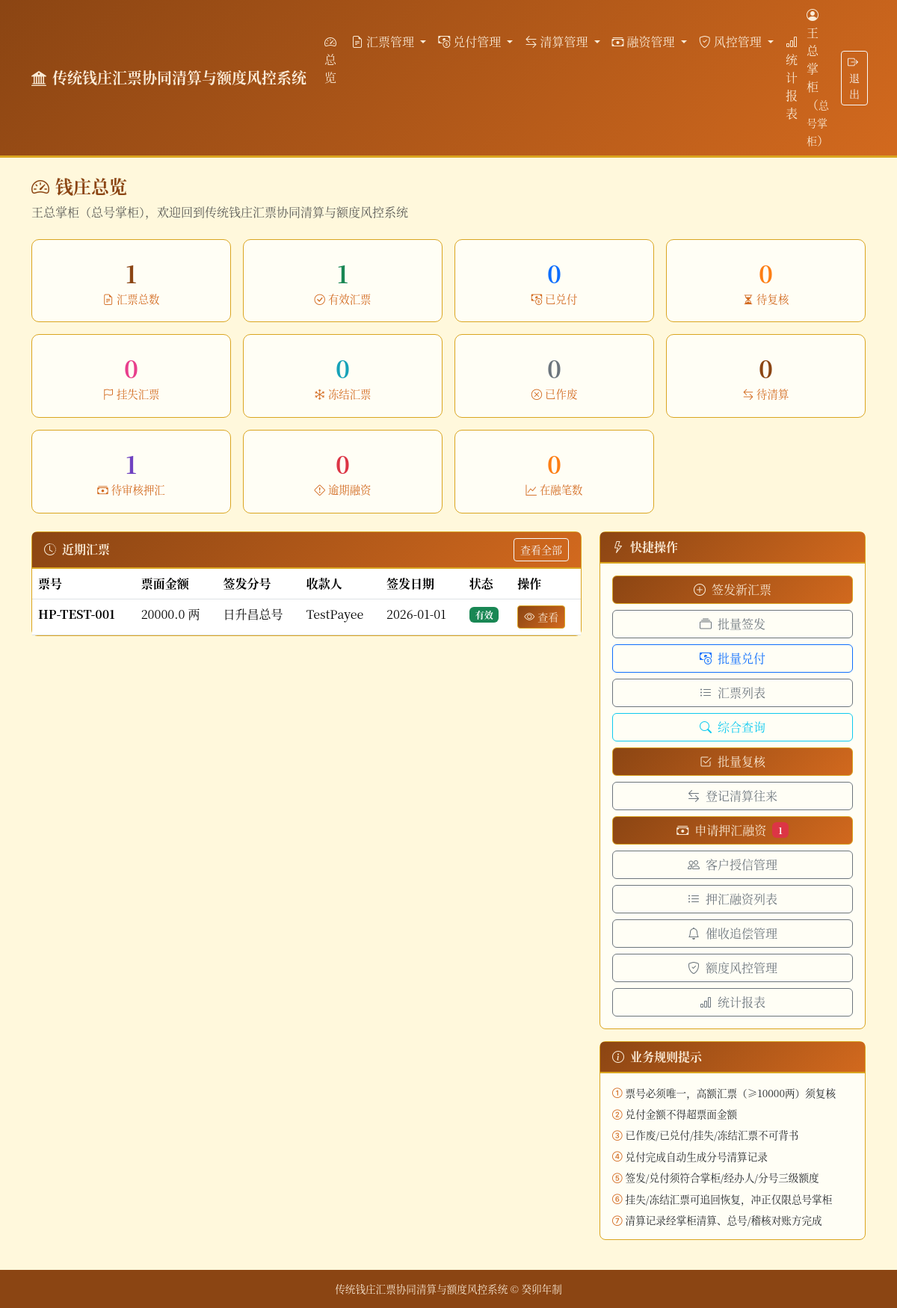
The app's page /dashboard (signed in) with its own data.
### tables this page shows
CREATE TABLE bills (
        id INTEGER PRIMARY KEY AUTOINCREMENT,
        bill_no TEXT UNIQUE NOT NULL,
        amount REAL NOT NULL CHECK(amount > 0),
        issuer_id INTEGER NOT NULL,
        issue_branch_id INTEGER,
        payee TEXT NOT NULL,
        issue_date TEXT NOT NULL,
        due_date TEXT,
        status TEXT NOT NULL DEFAULT '有效' CHECK(status IN (
            '有效', '已兑付', '已作废', '挂失', '冻结'
        )),
        remark TEXT,
        FOREIGN KEY (issuer_id) REFERENCES users(id),
        FOREIGN KEY (issue_branch_id) REFERENCES branches(id)
    );

CREATE TABLE branches (
        id INTEGER PRIMARY KEY AUTOINCREMENT,
        branch_code TEXT UNIQUE NOT NULL,
        branch_name TEXT NOT NULL,
        location TEXT,
        manager TEXT,
        contact TEXT,
        status TEXT NOT NULL DEFAULT '营业中' CHECK(status IN ('营业中', '已歇业')),
        created_date TEXT NOT NULL,
        remark TEXT
    );

### main.py (the view)
@app.get("/dashboard", response_class=HTMLResponse)
def dashboard(request: Request, user=Depends(auth_dep)):
    conn = get_db()
    cursor = conn.cursor()
    cursor.execute("SELECT COUNT(*) as cnt FROM bills")
    bill_count = cursor.fetchone()["cnt"]
    cursor.execute("SELECT COUNT(*) as cnt FROM bills WHERE status = '有效'")
    active_count = cursor.fetchone()["cnt"]
    cursor.execute("SELECT COUNT(*) as cnt FROM bills WHERE status = '已兑付'")
    redeemed_count = cursor.fetchone()["cnt"]
    cursor.execute("SELECT COUNT(*) as cnt FROM bills WHERE status = '已作废'")
    voided_count = cursor.fetchone()["cnt"]
    cursor.execute("SELECT COUNT(*) as cnt FROM bills WHERE status = '挂失'")
    lost_count = cursor.fetchone()["cnt"]
    cursor.execute("SELECT COUNT(*) as cnt FROM bills WHERE status = '冻结'")
    frozen_count = cursor.fetchone()["cnt"]
    cursor.execute("SELECT COUNT(*) as cnt FROM redemptions WHERE status = '待复核'")
    pending_review = cursor.fetchone()["cnt"]
    cursor.execute("SELECT COUNT(*) as cnt FROM clearings WHERE status = '待清算'")
    pending_clearing = cursor.fetchone()["cnt"]
    cursor.execute("SELECT COUNT(*) as cnt FROM finance_loans WHERE status = '待审核'")
    pending_finance = cursor.fetchone()["cnt"]
    cursor.execute("SELECT COUNT(*) as cnt FROM finance_loans WHERE status = '已逾期'")
    overdue_finance = cursor.fetchone()["cnt"]
    cursor.execute("SELECT COUNT(*) as cnt FROM finance_loans WHERE status IN ('已放款', '还款中', '已逾期')")
    active_finance = cursor.fetchone()["cnt"]
    cursor.execute(
        "SELECT b.*, u.real_name as issuer_name, br.branch_name as issue_branch_name FROM bills b LEFT JOIN users u ON b.issuer_id = u.id LEFT JOIN branches br ON b.issue_branch_id = br.id ORDER BY b.id DESC LIMIT 10"
    )
    recent_bills = [dict(row) for row in cursor.fetchall()]
    warnings = []
    today = date.today().isoformat()
    cursor.execute(
        "SELECT cl.target_type, cl.target_id, cl.daily_issue_limit, u.real_name, b.branch_name FROM credit_limits cl LEFT JOIN users u ON cl.target_type = '经办人' AND cl.target_id = u.id LEFT JOIN branches b ON cl.target_type = '分号' AND cl.target_id = b.id WHERE cl.daily_issue_limit > 0"
    )
    for row in cursor.fetchall():
        if row["target_type"] == "经办人":
            cursor.execute(
                "SELECT COALESCE(SUM(amount), 0) as total FROM bills WHERE issuer_id = ? AND issue_date = ? AND status != '已作废'",
                (row["target_id"], today),
            )
            total = cursor.fetchone()["total"]
            if total > row["daily_issue_limit"] * 0.8:
                warnings.append(f"经办人 {row['real_name']} 今日已签发 {total} 两，达额度 {row['daily_issue_limit']} 两的 {int(total/row['daily_issue_limit']*100)}%")
        elif row["target_type"] == "分号":
            cursor.execute(
                "SELECT COALESCE(SUM(amount), 0) as total FROM bills WHERE issue_branch_id = ? AND issue_date = ? AND status != '已作废'",
                (row["target_id"], today),
            )
            total = cursor.fetchone()["total"]
            if total > row["daily_issue_limit"] * 0.8:
                warnings.append(f"分号 {row['branch_name']} 今日已签发 {total} 两，达额度 {row['daily_issue_limit']} 两的 {int(total/row['daily_issue_limit']*100)}%")
    conn.close()
    return templates.TemplateResponse(
        "dashboard.html",
        {
            "request": request,
            "user": user,
            "bill_count": bill_count,
            "active_count": active_count,
            "redeemed_count": redeemed_count,
            "voided_count": voided_count,
            "lost_count": lost_count,
            "frozen_count": frozen_count,
            "pending_review": pending_review,
            "pending_clearing": pending_clearing,
            "pending_finance": pending_finance,
            "overdue_finance": overdue_finance,
            "active_finance": active_finance,
            "recent_bills": recent_bills,
            "warnings": warnings,
        },
    )

### templates/dashboard.html (shortened to what this page needs)
{% extends "base.html" %}
{% block content %}
<div class="mb-4">
    <h4 class="fw-bold" style="color: var(--qz-primary);">
        <i class="bi bi-speedometer2 me-2"></i>钱庄总览
    </h4>
    <p class="text-muted">{{ user.real_name }}（{{ user.role }}），欢迎回到传统钱庄汇票协同清算与额度风控系统</p>
</div>
<div class="row g-3 mb-4">
    <div class="col-6 col-md-3">
        <div class="stat-card">
            <div class="stat-number">{{ bill_count }}</div>
            <div class="stat-label"><i class="bi bi-file-earmark-text me-1"></i>汇票总数</div>
        </div>
    </div>
    <div class="col-6 col-md-3">
        <div class="stat-card">
            <div class="stat-number" style="color: #198754;">{{ active_count }}</div>
            <div class="stat-label"><i class="bi bi-check-circle me-1"></i>有效汇票</div>
        </div>
    </div>
    <div class="col-6 col-md-3">
        <div class="stat-card">
            <div class="stat-number" style="color: #0d6efd;">{{ redeemed_count }}</div>
            <div class="stat-label"><i class="bi bi-cash-coin me-1"></i>已兑付</div>
        </div>
    </div>
    <div class="col-6 col-md-3">
        <div class="stat-card">
            <div class="stat-number" style="color: #fd7e14;">{{ pending_review }}</div>
            <div class="stat-label"><i class="bi bi-hourglass-split me-1"></i>待复核</div>
        </div>
    </div>
    <div class="col-6 col-md-3">
        <div class="stat-card">
            <div class="stat-number" style="color: #e83e8c;">{{ lost_count }}</div>
            <div class="stat-label"><i class="bi bi-flag me-1"></i>挂失汇票</div>
        </div>
    </div>
    <div class="col-6 col-md-3">
        <div class="stat-card">
            <div class="stat-number" style="color: #17a2b8;">{{ frozen_count }}</div>
            <div class="stat-label"><i class="bi bi-snow me-1"></i>冻结汇票</div>
        </div>
    </div>
    <div class="col-6 col-md-3">
        <div class="stat-card">
            <div class="stat-number" style="color: #6c757d;">{{ voided_count }}</div>
            <div class="stat-label"><i class="bi bi-x-circle me-1"></i>已作废</div>
        </div>
    </div>
    <div class="col-6 col-md-3">
        <div class="stat-card">
            <div class="stat-number" style="color: var(--qz-primary);">{{ pending_clearing }}</div>
            <div class="stat-label"><i class="bi bi-arrow-left-right me-1"></i>待清算</div>
        </div>
    </div>
    <div class="col-6 col-md-3">
        <div class="stat-card">
            <div class="stat-number" style="color: #6f42c1;">{{ pending_finance }}</div>
            <div class="stat-label"><i class="bi bi-cash-stack me-1"></i>待审核押汇</div>
        </div>
    </div>
    <div class="col-6 col-md-3">
        <div class="stat-card">
            <div class="stat-number" style="color: #dc3545;">{{ overdue_finance }}</div>
            <div class="stat-label"><i class="bi bi-exclamation-diamond me-1"></i>逾期融资</div>
        </div>
    </div>
    <div class="col-6 col-md-3">
        <div class="stat-card">
            <div class="stat-number" style="color: #fd7e14;">{{ active_finance }}</div>
            <div class="stat-label"><i class="bi bi-graph-up me-1"></i>在融笔数</div>
        </div>
    </div>
</div>
<div class="row g-4">
    <div class="col-lg-8">
        <div class="card card-qz">
            <div class="card-header d-flex justify-content-between align-items-center">
                <span><i class="bi bi-clock-history me-2"></i>近期汇票</span>
                <a href="/bills" class="btn btn-sm btn-outline-light">查看全部</a>
            </div>
            <div class="card-body p-0">
                {% if recent_bills %}
                <div class="table-responsive">
                    <table class="table table-hover mb-0">
                        <thead style="background-color: var(--qz-light);">
                            <tr>
                                <th>票号</th>
                                <th>票面金额</th>
                                <th>签发分号</th>
                                <th>收款人</th>
                                <th>签发日期</th>
                                <th>状态</th>
                                <th>操作</th>
                            </tr>
                        </thead>
                        <tbody>
                            {% for bill in recent_bills %}
                            <tr>
                                <td><strong>{{ bill.bill_no }}</strong></td>
                                <td>{{ bill.amount }} 两</td>
                                <td>{{ bill.issue_branch_name or '—' }}</td>
                                <td>{{ bill.payee }}</td>
                                <td>{{ bill.issue_date }}</td>
                                <td>
                                    {% if bill.status == '有效' %}
                                    <span class="badge badge-valid">有效</span>
                                    {% elif bill.status == '已兑付' %}
                                    <span class="badge badge-redeemed">已兑付</span>
                                    {% elif bill.status == '挂失' %}
                                    <span class="badge badge-lost">挂失</span>
                                    {% elif bill.status == '冻结' %}
                                    <span class="badge badge-frozen">冻结</span>
                                    {% else %}
                                    <span class="badge badge-voided">已作废</span>
                                    {% endif %}
                                </td>
                                <td>
                                    <a href="/bills/{{ bill.id }}" class="btn btn-sm btn-qz">
                                        <i class="bi bi-eye me-1"></i>查看
                                    </a>
                                </td>
                            </tr>
                            {% endfor %}
                        </tbody>
                    </table>
                </div>
                {% else %}
                <div class="text-center py-4 text-muted">
                    <i class="bi bi-inbox fs-1 d-block mb-2"></i>
                    暂无汇票记录
                </div>
                {% endif %}
            </div>
        </div>
    </div>
    <div class="col-lg-4">
        <div class="card card-qz mb-3">
            <div class="card-header">
                <i class="bi bi-lightning me-2"></i>快捷操作
            </div>
            <div class="card-body">
                {% if user.role in ('总号掌柜', '分号掌柜', '票号经办人') %}
                <a href="/bills/create" class="btn btn-qz w-100 mb-2">
                    <i class="bi bi-plus-circle me-2"></i>签发新汇票
                </a>
                <a href="/bills/batch-create" class="btn btn-outline-secondary w-100 mb-2">
                    <i class="bi bi-collection me-2"></i>批量签发
                </a>
                <a href="/redemptions/batch" class="btn btn-outline-primary w-100 mb-2">
                    <i class="bi bi-cash-coin me-2"></i>批量兑付
                </a>
                {% endif %}
                <a href="/bills" class="btn btn-outline-secondary w-100 mb-2">
                    <i class="bi bi-list-ul me-2"></i>汇票列表
                </a>
                <a href="/search" class="btn btn-outline-info w-100 mb-2">
                    <i class="bi bi-search me-2"></i>综合查询
                </a>
                {% if user.role in ('总号掌柜', '分号掌柜', '复核人') %}
                <a href="/redemptions/batch-review" class="btn btn-qz w-100 mb-2">
                    <i class="bi bi-check2-square me-2"></i>批量复核
                </a>
                {% endif %}
                {% if user.role in ('总号掌柜', '分号掌柜') %}
                <a href="/clearings/create" class="btn btn-outline-secondary w-100 mb-2">
                    <i class="bi bi-arrow-left-right me-2"></i>登记清算往来
                </a>
                {% endif %}
                {% if user.role in ('总号掌柜', '分号掌柜', '票号经办人') %}
                <a href="/finance/loans/apply" class="btn btn-qz w-100 mb-2">
                    <i class="bi bi-cash-stack me-2"></i>申请押汇融资
                    {% if pending_finance > 0 %}
                    <span class="badge bg-danger ms-1">{{ pending_finance }}</span>
                    {% endif %}
                </a>
                {% endif %}
                {% if user.role in ('总号掌柜', '分号掌柜', '稽核员') %}
                <a href="/customer-credits" class="btn btn-outline-secondary w-100 mb-2">
                    <i class="bi bi-people me-2"></i>客户授信管理
                </a>
                {% endif %}
                <a href="/finance/loans" class="btn btn-outline-secondary w-100 mb-2">
                    <i class="bi bi-list-ul me-2"></i>押汇融资列表
                </a>
                <a href="/collections" class="btn btn-outline-secondary w-100 mb-2">
                    <i class="bi bi-bell me-2"></i>催收追偿管理
                </a>
                {% if user.role in ('总号掌柜', '稽核员') %}
                <a href="/credit-limits" class="btn btn-outline-secondary w-100 mb-2">
                    <i class="bi bi-shield-check me-2"></i>额度风控管理
                </a>
                {% endif %}
                <a href="/reports" class="btn btn-outline-secondary w-100">
                    <i class="bi bi-bar-chart me-2"></i>统计报表
                </a>
            </div>
        </div>
        <div class="card card-qz">
            <div class="card-header">
                <i class="bi bi-info-circle me-2"></i>业务规则提示
            </div>
            <div class="card-body" style="font-size: 0.85rem;">
                <ul class="list-unstyled mb-0">
                    <li class="mb-2"><i class="bi bi-1-circle me-1" style="color: var(--qz-secondary);"></i>票号必须唯一，高额汇票（≥10000两）须复核</li>
                    <li class="mb-2"><i class="bi bi-2-circle me-1" style="color: var(--qz-secondary);"></i>兑付金额不得超票面金额</li>
                    <li class="mb-2"><i class="bi bi-3-circle me-1" style="color: var(--qz-secondary);"></i>已作废/已兑付/挂失/冻结汇票不可背书</li>
                    <li class="mb-2"><i class="bi bi-4-circle me-1" style="color: var(--qz-secondary);"></i>兑付完成自动生成分号清算记录</li>
                    <li class="mb-2"><i class="bi bi-5-circle me-1" style="color: var(--qz-secondary);"></i>签发/兑付须符合掌柜/经办人/分号三级额度</li>
                    <li class="mb-2"><i class="bi bi-6-circle me-1" style="color: var(--qz-secondary);"></i>挂失/冻结汇票可追回恢复，冲正仅限总号掌柜</li>
                    <li><i class="bi bi-7-circle me-1" style="color: var(--qz-secondary);"></i>清算记录经掌柜清算、总号/稽核对账方完成</li>
                </ul>
            </div>
        </div>
    </div>
</div>
{% endblock %}

### templates/base.html (style rules this page uses)
:root { --qz-primary: #8B4513; --qz-secondary: #D2691E; --qz-accent: #DAA520; --qz-bg: #FFF8DC; --qz-dark: #3E2723; --qz-light: #FAEBD7; }
body { background-color: var(--qz-bg); font-family: "Songti SC", "SimSun", "Noto Serif CJK SC", serif; color: var(--qz-dark); }
.card-qz { border: 1px solid var(--qz-accent); border-radius: 8px; background: #FFFEF5; }
.card-qz .card-header { background: linear-gradient(135deg, var(--qz-primary), var(--qz-secondary)); color: var(--qz-light); border-bottom: 2px solid var(--qz-accent); font-weight: bold; }
.btn-qz { background: linear-gradient(135deg, var(--qz-primary), var(--qz-secondary)); color: var(--qz-light); border: 1px solid var(--qz-accent); }
.badge-valid { background-color: #198754; }
.stat-card { text-align: center; padding: 20px; border-radius: 10px; background: #FFFEF5; border: 1px solid var(--qz-accent); transition: transform 0.2s; }
.stat-card .stat-number { font-size: 2rem; font-weight: bold; color: var(--qz-primary); }
.stat-card .stat-label { color: var(--qz-secondary); font-size: 0.9rem; }

### records on screen
bills: bill_no "HP-TEST-001", amount "20000.0", branch_name "日升昌总号", payee "TestPayee", issue_date "2026-01-01", status "有效"

### other values on screen
{{ user.real_name }} "王总掌柜"
{{ user.role }} "总号掌柜"
{{ bill_count }} "1"
{{ active_count }} "1"
{{ redeemed_count }} "0"
{{ pending_review }} "0"
{{ lost_count }} "0"
{{ frozen_count }} "0"
{{ voided_count }} "0"
{{ pending_clearing }} "0"
{{ pending_finance }} "1"
{{ overdue_finance }} "0"
{{ active_finance }} "0"
